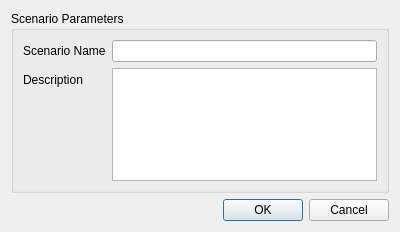
<?xml version="1.0" encoding="UTF-8"?>
<ui version="4.0">
 <class>DialogScenario</class>
 <widget class="QDialog" name="DialogScenario">
  <property name="geometry">
   <rect>
    <x>0</x>
    <y>0</y>
    <width>400</width>
    <height>232</height>
   </rect>
  </property>
  <property name="windowTitle">
   <string>New/Edit Scenario</string>
  </property>
  <layout class="QVBoxLayout" name="verticalLayout_2">
   <item>
    <widget class="QGroupBox" name="groupBox">
     <property name="title">
      <string>Scenario Parameters</string>
     </property>
     <layout class="QVBoxLayout" name="verticalLayout">
      <item>
       <layout class="QFormLayout" name="formLayout">
        <item row="0" column="0">
         <widget class="QLabel" name="label">
          <property name="text">
           <string>Scenario Name</string>
          </property>
         </widget>
        </item>
        <item row="1" column="0">
         <widget class="QLabel" name="label_2">
          <property name="text">
           <string>Description</string>
          </property>
         </widget>
        </item>
        <item row="0" column="1">
         <widget class="QLineEdit" name="inpScenarioName"/>
        </item>
        <item row="1" column="1">
         <widget class="QPlainTextEdit" name="inpDescription"/>
        </item>
       </layout>
      </item>
     </layout>
    </widget>
   </item>
   <item>
    <widget class="QDialogButtonBox" name="buttonBox">
     <property name="orientation">
      <enum>Qt::Horizontal</enum>
     </property>
     <property name="standardButtons">
      <set>QDialogButtonBox::Cancel|QDialogButtonBox::Ok</set>
     </property>
    </widget>
   </item>
  </layout>
 </widget>
 <resources/>
 <connections>
  <connection>
   <sender>buttonBox</sender>
   <signal>accepted()</signal>
   <receiver>DialogScenario</receiver>
   <slot>accept()</slot>
   <hints>
    <hint type="sourcelabel">
     <x>248</x>
     <y>254</y>
    </hint>
    <hint type="destinationlabel">
     <x>157</x>
     <y>274</y>
    </hint>
   </hints>
  </connection>
  <connection>
   <sender>buttonBox</sender>
   <signal>rejected()</signal>
   <receiver>DialogScenario</receiver>
   <slot>reject()</slot>
   <hints>
    <hint type="sourcelabel">
     <x>316</x>
     <y>260</y>
    </hint>
    <hint type="destinationlabel">
     <x>286</x>
     <y>274</y>
    </hint>
   </hints>
  </connection>
 </connections>
</ui>
